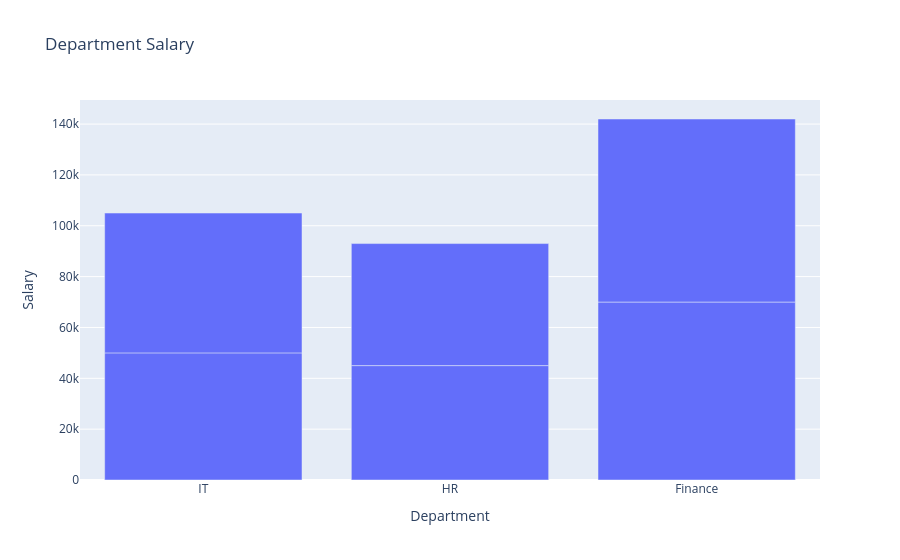

Source (notebook cell):
### Markdown cell above
# Bar Chart

### Code cell
import pandas as pd
import plotly.express as px
data={'Department':['IT','IT','HR','HR','Finance','Finance'],
     'Gender':['Male','Female','Male','Female','Male','Female'],
     'Salary':[50000,55000,45000,48000,70000,72000]
     }
df=pd.DataFrame(data)
fig=px.bar(df,x='Department',y='Salary',title='Department Salary')
fig.show()

### Figure 1 — Plotly figure (JSON) as saved in the notebook; plotly's stock layout.template omitted (floating-point values rounded to 4 significant figures)
{"data": [{"hovertemplate": "Department=%{x}<br>Salary=%{y}<extra></extra>", "legendgroup": "", "marker": {"color": "#636efa", "pattern": {"shape": ""}}, "name": "", "orientation": "v", "showlegend": false, "textposition": "auto", "type": "bar", "x": ["IT", "IT", "HR", "HR", "Finance", "Finance"], "xaxis": "x", "y": [50000, 55000, 45000, 48000, 70000, 72000], "yaxis": "y"}], "layout": {"barmode": "relative", "legend": {"tracegroupgap": 0}, "title": {"text": "Department Salary"}, "xaxis": {"anchor": "y", "domain": [0, 1], "title": {"text": "Department"}}, "yaxis": {"anchor": "x", "domain": [0, 1], "title": {"text": "Salary"}}}}
